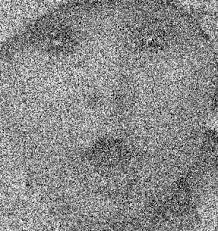
#> input picture exercise/baby.jpeg, 218 x 231 px, found by its file name; its folder holds only this picture in this run
$ python bai5.py
#> lines starting #> are read from the running program, lines starting #| are printed output that depends on the picture
import cv2
import numpy as np
import matplotlib.pyplot as plt
import os

"""
Bài 5: Viết chương trình sử dụng mean filter cho các hình trong thư mục Exercise
"""

def create_sample_images():
    # Tạo thư mục để lưu ảnh mẫu nếu chưa tồn tại
    if not os.path.exists('Exercise'):
        os.makedirs('Exercise')

    # Tạo một số ảnh mẫu với các hình dạng khác nhau
    # Ảnh 1: Hình tròn
    circle_img = np.zeros((300, 300, 3), dtype=np.uint8)
    cv2.circle(circle_img, (150, 150), 100, (0, 0, 255), -1)
    cv2.imwrite('Exercise/circle.jpg', circle_img)

    # Ảnh 2: Hình vuông
    square_img = np.zeros((300, 300, 3), dtype=np.uint8)
    cv2.rectangle(square_img, (50, 50), (250, 250), (0, 255, 0), -1)
    cv2.imwrite('Exercise/square.jpg', square_img)

    # Ảnh 3: Hình tam giác
    triangle_img = np.zeros((300, 300, 3), dtype=np.uint8)
    triangle_pts = np.array([[150, 50], [50, 250], [250, 250]], np.int32)
    triangle_pts = triangle_pts.reshape((-1, 1, 2))
    cv2.fillPoly(triangle_img, [triangle_pts], (255, 0, 0))
    cv2.imwrite('Exercise/triangle.jpg', triangle_img)

    # Thêm nhiễu vào các ảnh để thấy rõ hiệu quả của mean filter
    # Ảnh 4: Hình tròn có nhiễu
    noisy_circle = circle_img.copy()
    noise = np.random.randint(0, 100, noisy_circle.shape, dtype=np.uint8)
    noisy_circle = cv2.add(noisy_circle, noise)
    cv2.imwrite('Exercise/noisy_circle.jpg', noisy_circle)

    # Ảnh 5: Hình vuông có nhiễu
    noisy_square = square_img.copy()
    noise = np.random.randint(0, 100, noisy_square.shape, dtype=np.uint8)
    noisy_square = cv2.add(noisy_square, noise)
    cv2.imwrite('Exercise/noisy_square.jpg', noisy_square)

    print("Đã tạo các ảnh mẫu trong thư mục 'Exercise'.")
    return True

def apply_mean_filter(image, kernel_size):
    """
    Áp dụng mean filter (bộ lọc trung bình) cho ảnh
    """
    return cv2.blur(image, (kernel_size, kernel_size))

def exercise5():
    # Tạo thư mục để lưu ảnh kết quả nếu chưa tồn tại
    if not os.path.exists('output'):
        os.makedirs('output')

    # Kiểm tra xem thư mục Exercise có tồn tại không
    if not os.path.exists('Exercise'):
        print("Thư mục 'Exercise' không tồn tại. Đang tạo ảnh mẫu...")
        create_sample_images()

    # Lấy danh sách các file ảnh trong thư mục Exercise
    image_files = [f for f in os.listdir('Exercise') if f.endswith(('.jpg', '.jpeg', '.png'))]

    if not image_files:
        print("Không tìm thấy ảnh trong thư mục 'Exercise'.")
        return

    # Áp dụng mean filter với các kích thước kernel khác nhau
    kernel_sizes = [3, 5, 9, 15]

    for image_file in image_files:
        # Đọc ảnh
        img_path = os.path.join('Exercise', image_file)
        img = cv2.imread(img_path)
#> img is the input picture: shape (231, 218, 3); min 0, max 255, mean 137.8

        if img is None:
            print(f"Không thể đọc ảnh {img_path}. Bỏ qua.")
            continue

        # Chuyển từ BGR sang RGB để hiển thị
        img_rgb = cv2.cvtColor(img, cv2.COLOR_BGR2RGB)

        # Áp dụng mean filter với các kích thước kernel khác nhau
        filtered_images = []
        for kernel_size in kernel_sizes:
            filtered_img = apply_mean_filter(img, kernel_size)
            filtered_img_rgb = cv2.cvtColor(filtered_img, cv2.COLOR_BGR2RGB)
            filtered_images.append((filtered_img, filtered_img_rgb, kernel_size))

            # Lưu ảnh đã lọc
            output_filename = f"output/{os.path.splitext(image_file)[0]}_mean_{kernel_size}.jpg"
            cv2.imwrite(output_filename, filtered_img)
#> this loop made 4 passes
#> pass 1, in exercise5, `filtered_img = apply_mean_filter(img, kernel_size)`:
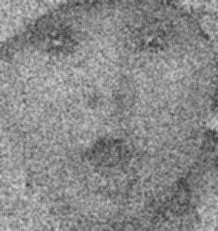
#> filtered_img: shape (231, 218, 3); min 46, max 217, mean 137.8
#> pass 2, in exercise5, `filtered_img = apply_mean_filter(img, kernel_size)`:
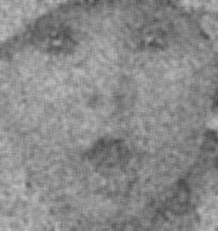
#> filtered_img: shape (231, 218, 3); min 71, max 191, mean 137.8
#> after the loop:
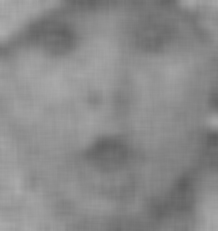
#> filtered_img: shape (231, 218, 3); min 93, max 173, mean 137.8
#> after the loop, filtered_images = 4 items

        # Hiển thị ảnh gốc và các ảnh đã lọc
        plt.figure(figsize=(15, 10))

        # Hiển thị ảnh gốc
        plt.subplot(2, 3, 1)
        plt.imshow(img_rgb)
        plt.title(f'Ảnh gốc: {image_file}')
        plt.axis('off')

        # Hiển thị các ảnh đã lọc
        for i, (_, filtered_rgb, kernel_size) in enumerate(filtered_images):
            plt.subplot(2, 3, i + 2)
            plt.imshow(filtered_rgb)
            plt.title(f'Mean Filter (kernel={kernel_size}x{kernel_size})')
            plt.axis('off')
#> this loop made 4 passes
#> kernel_size on passes 1 to 4: 3, 5, 9, 15

        plt.tight_layout()
        plt.savefig(f"output/{os.path.splitext(image_file)[0]}_comparison.jpg")
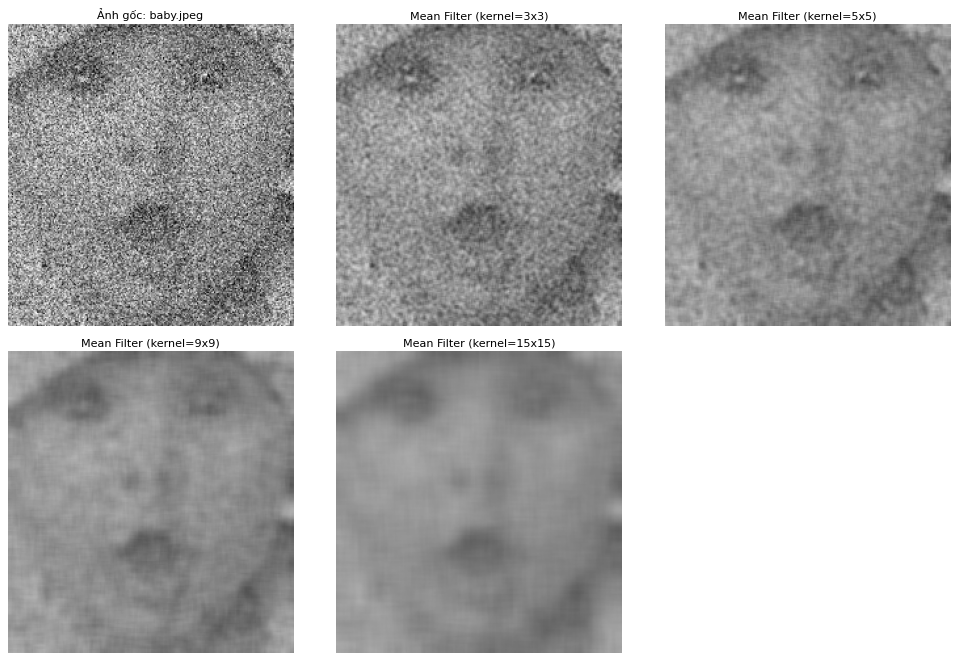
#> figure drawn by matplotlib, 5 panels
        plt.show()

    print("Đã áp dụng mean filter cho tất cả các ảnh trong thư mục 'Exercise' và lưu kết quả vào thư mục 'output'.")

# Chạy chương trình
if __name__ == "__main__":
    # Đảm bảo chúng ta đang ở đúng thư mục
    os.chdir(os.path.dirname(os.path.abspath(__file__)))

    exercise5()

$ run again, on exercise/balloons_noisy.png
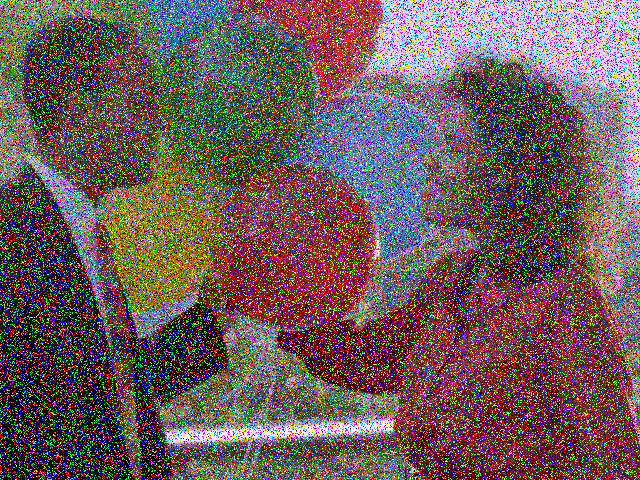
#> input picture exercise/balloons_noisy.png, 640 x 480 px, found by its file name
#> in exercise5, img is the input picture: shape (480, 640, 3); mean B, G, R 89.9, 92, 109.1
#> the loop in exercise5, `for kernel_size in kernel_sizes:` made 4 passes
#> pass 1, in exercise5, `filtered_img = apply_mean_filter(img, kernel_size)`:
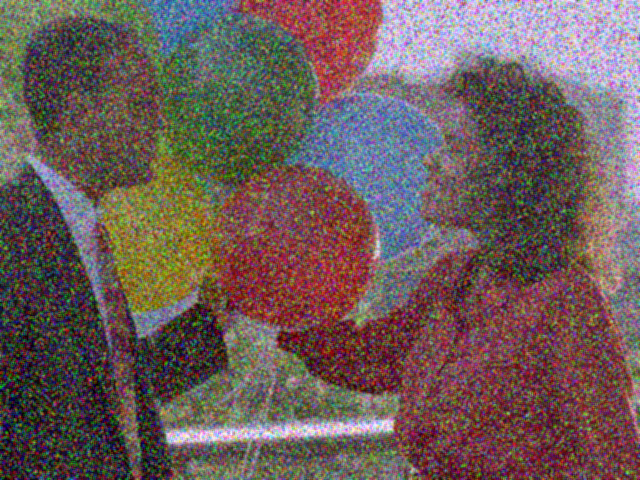
#> filtered_img: shape (480, 640, 3); mean B, G, R 89.9, 92, 109.1
#> after the loop in exercise5, `for kernel_size in kernel_sizes:`:
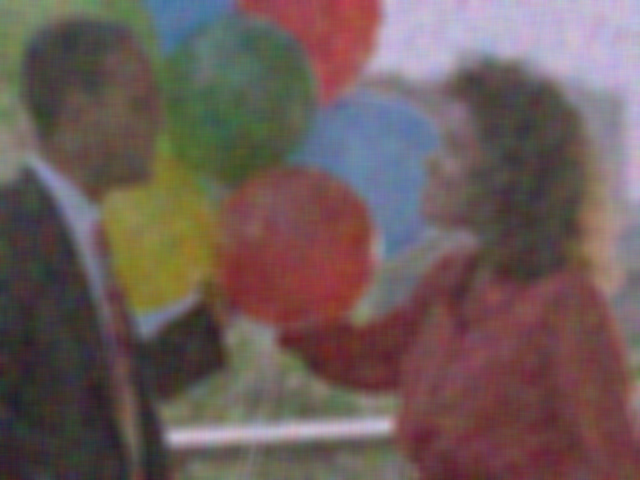
#> filtered_img: shape (480, 640, 3); mean B, G, R 89.9, 92, 109.1
#> after the loop in exercise5, `for kernel_size in kernel_sizes:`: filtered_images = 4 items
#> the loop in exercise5, `for i, (_, filtered_rgb, kernel_size) in enumerate(filtered_images):` made 4 passes
#> kernel_size on passes 1 to 4: 3, 5, 9, 15
